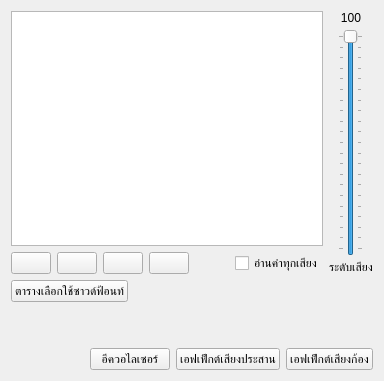
     <widget class="QWidget" name="tab_5">
      <attribute name="title">
       <string>ซาวด์ฟ้อนท์</string>
      </attribute>
      <layout class="QVBoxLayout" name="verticalLayout_14">
       <item>
        <layout class="QHBoxLayout" name="horizontalLayout_17">
         <item>
          <layout class="QVBoxLayout" name="verticalLayout_13">
           <item>
            <widget class="QListWidget" name="listsfFiles">
             <property name="minimumSize">
              <size>
               <width>0</width>
               <height>235</height>
              </size>
             </property>
            </widget>
           </item>
           <item>
            <layout class="QHBoxLayout" name="horizontalLayout_15">
             <item>
              <widget class="QPushButton" name="btnSfAdd">
               <property name="text">
                <string/>
               </property>
               <property name="icon">
                <iconset resource="icons.qrc">
                 <normaloff>:/Icons/add.png</normaloff>:/Icons/add.png</iconset>
               </property>
              </widget>
             </item>
             <item>
              <widget class="QPushButton" name="btnSfRemove">
               <property name="text">
                <string/>
               </property>
               <property name="icon">
                <iconset resource="icons.qrc">
                 <normaloff>:/Icons/remove.png</normaloff>:/Icons/remove.png</iconset>
               </property>
              </widget>
             </item>
             <item>
              <widget class="QPushButton" name="btnSfUp">
               <property name="text">
                <string/>
               </property>
               <property name="icon">
                <iconset resource="icons.qrc">
                 <normaloff>:/Icons/chevron-arrow-up.png</normaloff>:/Icons/chevron-arrow-up.png</iconset>
               </property>
              </widget>
             </item>
             <item>
              <widget class="QPushButton" name="btnSfDown">
               <property name="text">
                <string/>
               </property>
               <property name="icon">
                <iconset resource="icons.qrc">
                 <normaloff>:/Icons/chevron-arrow-down.png</normaloff>:/Icons/chevron-arrow-down.png</iconset>
               </property>
              </widget>
             </item>
             <item>
              <spacer name="horizontalSpacer_7">
               <property name="orientation">
                <enum>Qt::Horizontal</enum>
               </property>
               <property name="sizeHint" stdset="0">
                <size>
                 <width>40</width>
                 <height>20</height>
                </size>
               </property>
              </spacer>
             </item>
             <item>
              <widget class="QCheckBox" name="chbSfLoadAll">
               <property name="text">
                <string>อ่านค่าทุกเสียง</string>
               </property>
              </widget>
             </item>
            </layout>
           </item>
          </layout>
         </item>
         <item>
          <layout class="QVBoxLayout" name="verticalLayout">
           <property name="spacing">
            <number>4</number>
           </property>
           <item>
            <widget class="QLabel" name="lbSfVolume">
             <property name="text">
              <string>100</string>
             </property>
             <property name="alignment">
              <set>Qt::AlignCenter</set>
             </property>
            </widget>
           </item>
           <item>
            <layout class="QGridLayout" name="gridLayout_2">
             <item row="0" column="0">
              <widget class="QSlider" name="sliderSfVolume">
               <property name="maximum">
                <number>100</number>
               </property>
               <property name="pageStep">
                <number>5</number>
               </property>
               <property name="value">
                <number>100</number>
               </property>
               <property name="orientation">
                <enum>Qt::Vertical</enum>
               </property>
               <property name="tickPosition">
                <enum>QSlider::TicksBothSides</enum>
               </property>
              </widget>
             </item>
            </layout>
           </item>
           <item>
            <widget class="QLabel" name="label_18">
             <property name="text">
              <string>ระดับเสียง</string>
             </property>
             <property name="alignment">
              <set>Qt::AlignCenter</set>
             </property>
            </widget>
           </item>
          </layout>
         </item>
        </layout>
       </item>
       <item>
        <layout class="QHBoxLayout" name="horizontalLayout_18">
         <item>
          <widget class="QPushButton" name="btnSfMap">
           <property name="text">
            <string>ตารางเลือกใช้ซาวด์ฟ้อนท์</string>
           </property>
           <property name="icon">
            <iconset resource="icons.qrc">
             <normaloff>:/Icons/list.png</normaloff>:/Icons/list.png</iconset>
           </property>
          </widget>
         </item>
         <item>
          <spacer name="horizontalSpacer_9">
           <property name="orientation">
            <enum>Qt::Horizontal</enum>
           </property>
           <property name="sizeHint" stdset="0">
            <size>
             <width>40</width>
             <height>20</height>
            </size>
           </property>
          </spacer>
         </item>
        </layout>
       </item>
       <item>
        <spacer name="verticalSpacer_6">
         <property name="orientation">
          <enum>Qt::Vertical</enum>
         </property>
         <property name="sizeHint" stdset="0">
          <size>
           <width>20</width>
           <height>40</height>
          </size>
         </property>
        </spacer>
       </item>
       <item>
        <layout class="QHBoxLayout" name="horizontalLayout_19">
         <item>
          <spacer name="horizontalSpacer_10">
           <property name="orientation">
            <enum>Qt::Horizontal</enum>
           </property>
           <property name="sizeHint" stdset="0">
            <size>
             <width>40</width>
             <height>20</height>
            </size>
           </property>
          </spacer>
         </item>
         <item>
          <widget class="QPushButton" name="btnEq">
           <property name="text">
            <string>อีควอไลเซอร์</string>
           </property>
           <property name="icon">
            <iconset resource="icons.qrc">
             <normaloff>:/Icons/circle_red.png</normaloff>:/Icons/circle_red.png</iconset>
           </property>
           <property name="iconSize">
            <size>
             <width>10</width>
             <height>10</height>
            </size>
           </property>
          </widget>
         </item>
         <item>
          <widget class="QPushButton" name="btnChorus">
           <property name="text">
            <string>เอฟเฟ็กต์เสียงประสาน</string>
           </property>
           <property name="icon">
            <iconset resource="icons.qrc">
             <normaloff>:/Icons/circle_red.png</normaloff>:/Icons/circle_red.png</iconset>
           </property>
           <property name="iconSize">
            <size>
             <width>10</width>
             <height>10</height>
            </size>
           </property>
          </widget>
         </item>
         <item>
          <widget class="QPushButton" name="btnReverb">
           <property name="text">
            <string>เอฟเฟ็กต์เสียงก้อง</string>
           </property>
           <property name="icon">
            <iconset resource="icons.qrc">
             <normaloff>:/Icons/circle_red.png</normaloff>:/Icons/circle_red.png</iconset>
           </property>
           <property name="iconSize">
            <size>
             <width>10</width>
             <height>10</height>
            </size>
           </property>
          </widget>
         </item>
        </layout>
       </item>
      </layout>
     </widget>
